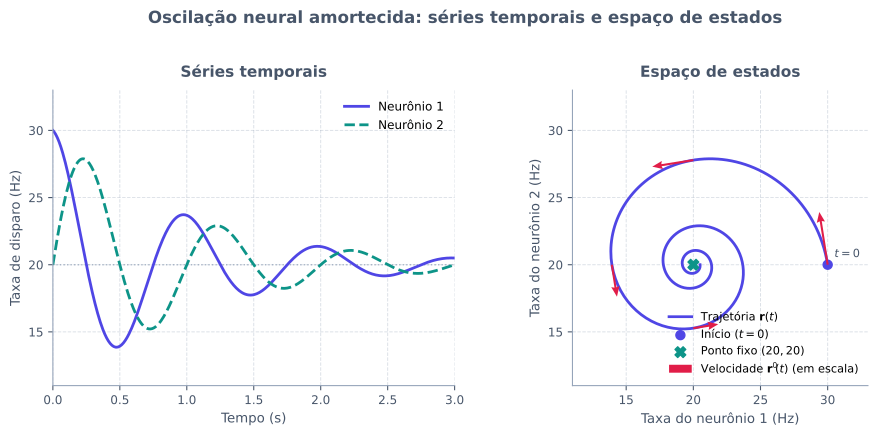

Source code (Python):
from pathlib import Path

import matplotlib.pyplot as plt
import numpy as np

plt.rcParams["svg.fonttype"] = "none"


def trajetoria(t: np.ndarray) -> tuple[np.ndarray, np.ndarray]:
    fator = 10.0 * np.exp(-t)
    r1 = 20.0 + fator * np.cos(2.0 * np.pi * t)
    r2 = 20.0 + fator * np.sin(2.0 * np.pi * t)
    return r1, r2


def velocidade(t: np.ndarray) -> tuple[np.ndarray, np.ndarray]:
    fator = 10.0 * np.exp(-t)
    c = np.cos(2.0 * np.pi * t)
    s = np.sin(2.0 * np.pi * t)
    dr1 = -fator * (c + 2.0 * np.pi * s)
    dr2 = fator * (2.0 * np.pi * c - s)
    return dr1, dr2


def main() -> None:
    t = np.linspace(0.0, 3.0, 450)
    r1, r2 = trajetoria(t)

    t_setas = np.array([0.0, 0.25, 0.5, 0.75])
    r1_s, r2_s = trajetoria(t_setas)
    v1_s, v2_s = velocidade(t_setas)

    cor_texto = "#475569"
    cor_grade = "#94A3B8"
    cor_n1 = "#4F46E5"
    cor_n2 = "#0D9488"
    cor_vel = "#E11D48"

    fig, (ax_ts, ax_ss) = plt.subplots(1, 2, figsize=(9.8, 4.4))
    fig.patch.set_alpha(0.0)

    # Painel esquerdo: séries temporais r1(t) e r2(t)
    ax_ts.axhline(20.0, color=cor_grade, linestyle=":", linewidth=1.0, alpha=0.8)
    ax_ts.plot(t, r1, color=cor_n1, linewidth=2.1, label="Neurônio 1")
    ax_ts.plot(t, r2, color=cor_n2, linewidth=2.1, linestyle="--", label="Neurônio 2")
    ax_ts.set_title("Séries temporais", fontsize=11.5, fontweight="bold", color=cor_texto, pad=10)
    ax_ts.set_xlabel("Tempo (s)", fontsize=10, color=cor_texto)
    ax_ts.set_ylabel("Taxa de disparo (Hz)", fontsize=10, color=cor_texto)
    ax_ts.set_xlim(0.0, 3.0)
    ax_ts.set_ylim(11.0, 33.0)
    ax_ts.set_xticks([0.0, 0.5, 1.0, 1.5, 2.0, 2.5, 3.0])
    ax_ts.set_yticks([15, 20, 25, 30])
    ax_ts.legend(frameon=False, fontsize=9, loc="upper right")

    # Painel direito: trajetória no espaço de estados
    ax_ss.plot(r1, r2, color=cor_n1, linewidth=2.1, zorder=3, label="Trajetória $\\mathbf{r}(t)$")
    ax_ss.scatter([30.0], [20.0], color=cor_n1, s=46, zorder=5, label="Início ($t = 0$)")
    ax_ss.scatter([20.0], [20.0], color=cor_n2, marker="X", s=65, zorder=5, label="Ponto fixo $(20, 20)$")
    ax_ss.quiver(
        r1_s,
        r2_s,
        v1_s,
        v2_s,
        angles="xy",
        scale_units="xy",
        scale=16.0,
        color=cor_vel,
        width=0.007,
        headwidth=4.0,
        headlength=5.0,
        zorder=6,
        label="Velocidade $\\mathbf{r}'(t)$ (em escala)",
    )
    ax_ss.annotate(
        "$t = 0$",
        xy=(30.0, 20.0),
        xytext=(30.5, 20.3),
        fontsize=8.5,
        color=cor_texto,
        ha="left",
        va="bottom",
    )
    ax_ss.set_title("Espaço de estados", fontsize=11.5, fontweight="bold", color=cor_texto, pad=10)
    ax_ss.set_xlabel("Taxa do neurônio 1 (Hz)", fontsize=10, color=cor_texto)
    ax_ss.set_ylabel("Taxa do neurônio 2 (Hz)", fontsize=10, color=cor_texto)
    ax_ss.set_xlim(11.0, 33.0)
    ax_ss.set_ylim(11.0, 33.0)
    ax_ss.set_xticks([15, 20, 25, 30])
    ax_ss.set_yticks([15, 20, 25, 30])
    ax_ss.set_aspect("equal")
    ax_ss.legend(frameon=False, fontsize=8.5, loc="lower right")

    for ax in (ax_ts, ax_ss):
        ax.patch.set_alpha(0.0)
        ax.grid(True, which="major", linestyle="--", linewidth=0.7, alpha=0.35, color=cor_grade)
        ax.spines["top"].set_visible(False)
        ax.spines["right"].set_visible(False)
        ax.spines["left"].set_color(cor_grade)
        ax.spines["bottom"].set_color(cor_grade)
        ax.tick_params(colors=cor_texto, labelsize=9)

    fig.suptitle(
        "Oscilação neural amortecida: séries temporais e espaço de estados",
        fontsize=12.5,
        fontweight="bold",
        color=cor_texto,
        y=1.02,
    )
    fig.tight_layout()

    destino = Path(__file__).resolve().parent / "trajetoria-estados.svg"
    fig.savefig(destino, format="svg", transparent=True, bbox_inches="tight")
    plt.close(fig)


if __name__ == "__main__":
    main()
